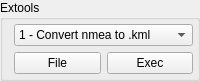
         <widget class="QGroupBox" name="Extools">
          <property name="sizePolicy">
           <sizepolicy hsizetype="Preferred" vsizetype="Expanding">
            <horstretch>0</horstretch>
            <verstretch>1</verstretch>
           </sizepolicy>
          </property>
          <property name="minimumSize">
           <size>
            <width>0</width>
            <height>0</height>
           </size>
          </property>
          <property name="maximumSize">
           <size>
            <width>260</width>
            <height>79</height>
           </size>
          </property>
          <property name="title">
           <string>Extools</string>
          </property>
          <layout class="QGridLayout" name="gridLayout_6">
           <property name="topMargin">
            <number>4</number>
           </property>
           <property name="rightMargin">
            <number>4</number>
           </property>
           <property name="bottomMargin">
            <number>4</number>
           </property>
           <item row="1" column="0">
            <widget class="QPushButton" name="open_nmea_file">
             <property name="text">
              <string>File</string>
             </property>
            </widget>
           </item>
           <item row="1" column="1">
            <widget class="QPushButton" name="gen_kml">
             <property name="text">
              <string>Exec</string>
             </property>
            </widget>
           </item>
           <item row="0" column="0" colspan="2">
            <widget class="QComboBox" name="comboBox_extools">
             <property name="toolTip">
              <string>&lt;html&gt;&lt;head/&gt;&lt;body&gt;&lt;p&gt;For more extern tool requirements, please feel free to contact us&lt;/p&gt;&lt;p&gt;Email:fmi@feyman.cn, Web site:&lt;a href=&quot;http://www.feymani.com/&quot;&gt;&lt;span style=&quot; text-decoration: underline; color:#0000ff;&quot;&gt;http://www.feymani.com/&lt;/span&gt;&lt;/a&gt;&lt;/p&gt;&lt;/body&gt;&lt;/html&gt;</string>
             </property>
             <property name="editable">
              <bool>false</bool>
             </property>
             <property name="currentIndex">
              <number>0</number>
             </property>
             <item>
              <property name="text">
               <string>1 - Convert nmea to .kml</string>
              </property>
             </item>
             <item>
              <property name="text">
               <string>2 - Convert FMI to .kml</string>
              </property>
             </item>
             <item>
              <property name="text">
               <string>3 - To be continued...</string>
              </property>
             </item>
            </widget>
           </item>
          </layout>
         </widget>
